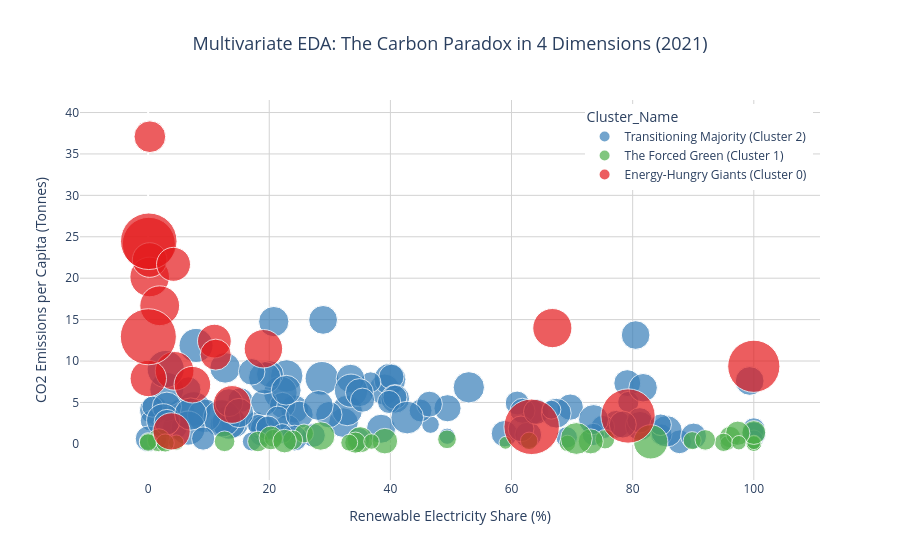

Source (notebook cell):
### Markdown cell above
## 4.2 Multivariate Visualization: 4D Interactive Bubble Chart

To explore the multivariate relationships underlying the Carbon Paradox prior to formal formal modeling, an interactive four-dimensional bubble chart is constructed using Plotly. This visualization supersedes traditional two-dimensional scatter plots by simultaneously mapping renewable electricity share (x-axis), CO2 emissions per capita (y-axis), energy intensity (bubble size), and categorical cluster assignments (color). This methodology allows for an intuitive, granular inspection of individual country profiles through hover interactions, ensuring that complex non-linear dynamics are visually parsed before applying algorithmic classification.

### Code cell
import plotly.express as px

# Create an interactive 4D Bubble Chart for EDA
fig_bubble = px.scatter(
    df_clustering_2021,
    x='Renewable_Elec_Share',
    y='CO2_Per_Capita',
    size='Energy_Intensity',
    color='Cluster_Name',
    hover_name='Entity',
    color_discrete_map={
        'Energy-Hungry Giants (Cluster 0)': '#e41a1c',
        'The Forced Green (Cluster 1)': '#4daf4a',
        'Transitioning Majority (Cluster 2)': '#377eb8'
    },
    size_max=40,
    opacity=0.7,
    title="Multivariate EDA: The Carbon Paradox in 4 Dimensions (2021)",
    labels={
        'Renewable_Elec_Share': 'Renewable Electricity Share (%)',
        'CO2_Per_Capita': 'CO2 Emissions per Capita (Tonnes)'
    }
)

fig_bubble.update_layout(
    title=dict(font=dict(size=18), x=0.5),
    xaxis=dict(showgrid=True, gridcolor='lightgray'),
    yaxis=dict(showgrid=True, gridcolor='lightgray'),
    plot_bgcolor='white',
    legend=dict(yanchor="top", y=0.99, xanchor="right", x=0.99)
)

fig_bubble.show()

### Figure 1 — Plotly figure (JSON) as saved in the notebook; plotly's stock layout.template omitted (floating-point values rounded to 4 significant figures)
{"data": [{"hovertemplate": "<b>%{hovertext}</b><br><br>Cluster_Name=Transitioning Majority (Cluster 2)<br>Renewable Electricity Share (%)=%{x}<br>CO2 Emissions per Capita (Tonnes)=%{y}<br>Energy_Intensity=%{marker.size}<extra></extra>", "hovertext": ["Afghanistan", "Albania", "Algeria", "Argentina", "Armenia", "Australia", "Austria", "Azerbaijan", "Bangladesh", "Barbados", "Belarus", "Belgium", "Bolivia", "Bosnia and Herzegovina", "Botswana", "Brazil", "Bulgaria", "Cambodia", "Cape Verde", "Chile", "China", "Colombia", "Comoros", "Costa Rica", "Croatia", "Cuba", "Cyprus", "Czechia", "Denmark", "Dominica", "Dominican Republic", "Ecuador", "Egypt", "El Salvador", "Equatorial Guinea", "Estonia", "Finland", "France", "Gabon", "Georgia", "Germany", "Ghana", "Greece", "Guatemala", "Honduras", "Hong Kong", "Hungary", "India", "Indonesia", "Iraq", "Ireland", "Israel", "Italy", "Jamaica", "Japan", "Jordan", "Kyrgyzstan", "Laos", "Latvia", "Lebanon", "Lithuania", "Luxembourg", "Malaysia", "Malta", "Mauritius", "Mexico", "Moldova", "Montenegro", "Morocco", "Nepal", "Netherlands", "New Zealand", "Nicaragua", "North Macedonia", "Norway", "Pakistan", "Palestine", "Panama", "Paraguay", "Peru", "Philippines", "Poland", "Portugal", "Romania", "Saint Lucia", "Sao Tome and Principe", "Serbia", "Seychelles", "Singapore", "Slovakia", "Slovenia", "South Korea", "Spain", "Sri Lanka", "Sweden", "Switzerland", "Tajikistan", "Thailand", "Tunisia", "Turkey", "United Kingdom", "United States", "Uruguay", "Uzbekistan", "Vietnam", "World", "Yemen"], "legendgroup": "Transitioning Majority (Cluster 2)", "marker": {"color": "#377eb8", "opacity": 0.7, "size": [0.8399, 0.7311, 1.222, 1.167, 1.3, 1.226, 1.07, 1.179, 0.61, 1.761, 1.695, 1.554, 1.251, 1.439, 0.6284, 1.156, 1.657, 1.034, 0.7762, 1.09, 1.675, 0.8189, 0.9816, 0.5871, 1.022, 0.9212, 0.9202, 1.393, 0.6652, 1.095, 0.6548, 1.252, 0.7575, 0.6782, 1.378, 1.516, 1.447, 0.9972, 0.4619, 0.953, 0.9369, 0.7316, 1.214, 0.7346, 1.06, 0.6592, 1.041, 0.9738, 0.6609, 1.267, 0.6254, 0.9231, 0.8664, 1.655, 1.064, 1.053, 1.467, 1.328, 0.8572, 1.654, 0.8427, 1.215, 1.55, 2.069, 0.8663, 1.114, 1.724, 0.9267, 0.8725, 0.5299, 1.206, 1.201, 0.6792, 1.03, 1.219, 0.834, 0.9774, 1.084, 0.8396, 0.9844, 0.5784, 1.043, 0.9614, 0.7721, 1.643, 0.7991, 1.63, 1.157, 2.047, 1.32, 1.163, 1.714, 0.994, 0.3903, 1.316, 0.5293, 0.9938, 1.266, 0.9723, 0.8632, 0.7925, 1.359, 0.6874, 1.546, 1.585, 1.318, 0.5348], "sizemode": "area", "sizeref": 0.002956, "symbol": "circle"}, "mode": "markers", "name": "Transitioning Majority (Cluster 2)", "orientation": "v", "showlegend": true, "type": "scatter", "x": [87.74, 100.0, 0.9463, 24.19, 32.25, 28.89, 79.11, 5.47, 1.411, 7.547, 3.079, 22.89, 38.45, 39.0, 0.4016, 77.37, 21.83, 58.83, 18.6, 49.43, 28.69, 75.07, 0.0, 100.0, 69.69, 4.431, 15.23, 12.72, 79.28, 14.29, 17.78, 81.2, 12.1, 84.72, 32.87, 39.92, 52.95, 22.19, 46.62, 81.17, 40.17, 34.78, 40.8, 73.5, 62.76, 0.7178, 19.14, 19.01, 18.17, 3.096, 36.73, 6.658, 40.75, 13.33, 20.12, 22.99, 85.6, 73.54, 63.59, 9.284, 60.93, 80.49, 19.25, 12.16, 21.4, 24.98, 6.607, 61.8, 19.81, 100.0, 33.4, 81.72, 69.12, 29.84, 99.32, 27.3, 24.18, 78.36, 100.0, 61.57, 22.13, 17.09, 64.08, 44.98, 2.5, 9.091, 33.5, 13.33, 2.904, 22.79, 34.89, 7.914, 46.45, 49.37, 67.38, 66.59, 90.06, 15.01, 3.105, 35.4, 39.78, 20.74, 84.62, 7.027, 42.77, 28.1, 17.12], "xaxis": "x", "y": [0.2467, 1.803, 4.067, 4.197, 2.561, 14.97, 7.333, 3.742, 0.5877, 4.218, 6.579, 8.204, 1.823, 6.554, 2.783, 2.37, 6.16, 1.224, 1.142, 4.298, 7.911, 2.027, 0.609, 1.515, 4.434, 2.027, 5.276, 9.176, 5.055, 2.398, 2.64, 2.159, 2.405, 1.115, 4.03, 7.802, 6.825, 4.65, 2.333, 2.838, 8.101, 0.6321, 5.438, 1.136, 1.075, 4.494, 4.978, 1.892, 2.287, 4.484, 7.452, 6.592, 5.624, 2.577, 8.422, 1.915, 1.516, 2.93, 3.828, 3.406, 4.93, 13.13, 7.973, 3.073, 3.101, 3.501, 1.905, 3.993, 1.902, 0.5254, 7.89, 6.773, 0.7724, 3.521, 7.592, 1.017, 0.701, 2.335, 1.225, 1.808, 1.24, 8.693, 3.878, 4.026, 2.832, 0.6437, 6.42, 4.975, 9.033, 6.477, 6.187, 11.88, 4.793, 0.9173, 3.703, 4.123, 0.9415, 3.724, 2.617, 5.276, 5.059, 14.76, 2.305, 3.597, 3.176, 4.635, 0.2856], "yaxis": "y"}, {"hovertemplate": "<b>%{hovertext}</b><br><br>Cluster_Name=The Forced Green (Cluster 1)<br>Renewable Electricity Share (%)=%{x}<br>CO2 Emissions per Capita (Tonnes)=%{y}<br>Energy_Intensity=%{marker.size}<extra></extra>", "hovertext": ["Angola", "Benin", "Burkina Faso", "Burundi", "Cameroon", "Central African Republic", "Chad", "Congo", "Cote d'Ivoire", "Democratic Republic of Congo", "Djibouti", "Eswatini", "Ethiopia", "Gambia", "Guinea", "Guinea-Bissau", "Haiti", "Kenya", "Lesotho", "Liberia", "Madagascar", "Malawi", "Mali", "Mauritania", "Mozambique", "Myanmar", "Namibia", "Niger", "Nigeria", "Rwanda", "Senegal", "Sierra Leone", "Tanzania", "Togo", "Uganda", "Zambia", "Zimbabwe"], "legendgroup": "The Forced Green (Cluster 1)", "marker": {"color": "#4daf4a", "opacity": 0.7, "size": [0.5589, 0.7865, 0.6302, 0.3946, 0.4507, 0.3819, 0.3505, 0.5317, 0.5818, 0.3601, 1.012, 0.6811, 0.2838, 0.4597, 0.9256, 0.4541, 0.6316, 0.4816, 0.8433, 0.6624, 0.4227, 0.3167, 0.9668, 1.201, 1.737, 0.5177, 0.872, 0.4896, 0.4665, 0.2444, 0.8351, 0.4953, 0.3556, 0.821, 0.3099, 0.6238, 1.497], "sizemode": "area", "sizeref": 0.002956, "symbol": "circle"}, "mode": "markers", "name": "The Forced Green (Cluster 1)", "orientation": "v", "showlegend": true, "type": "scatter", "x": [75.43, 1.77, 18.13, 69.23, 62.9, 100.0, 4.651, 25.74, 23.88, 100.0, 35.0, 96.08, 100.0, 0.0, 73.08, 0.0, 12.62, 89.82, 100.0, 34.21, 33.2, 95.63, 39.09, 28.48, 82.98, 49.35, 97.35, 2.817, 20.66, 59.0, 20.27, 95.0, 36.88, 22.54, 97.53, 91.99, 70.71], "xaxis": "x", "y": [0.5565, 0.4328, 0.2877, 0.05952, 0.3616, 0.07167, 0.1498, 1.255, 0.4611, 0.04329, 0.4973, 0.8199, 0.1466, 0.2816, 0.2967, 0.1655, 0.3083, 0.3869, 1.369, 0.1488, 0.143, 0.08393, 0.3302, 0.9503, 0.2435, 0.5485, 1.284, 0.1056, 0.6762, 0.1272, 0.7154, 0.1833, 0.2814, 0.3302, 0.1357, 0.4769, 0.6471], "yaxis": "y"}, {"hovertemplate": "<b>%{hovertext}</b><br><br>Cluster_Name=Energy-Hungry Giants (Cluster 0)<br>Renewable Electricity Share (%)=%{x}<br>CO2 Emissions per Capita (Tonnes)=%{y}<br>Energy_Intensity=%{marker.size}<extra></extra>", "hovertext": ["Bahrain", "Canada", "Iceland", "Iran", "Kazakhstan", "Kuwait", "Libya", "Mongolia", "North Korea", "Oman", "Qatar", "Russia", "Saudi Arabia", "South Africa", "Syria", "Trinidad and Tobago", "Turkmenistan", "Ukraine", "United Arab Emirates", "Venezuela"], "legendgroup": "Energy-Hungry Giants (Cluster 0)", "marker": {"color": "#e41a1c", "opacity": 0.7, "size": [4.163, 2.267, 4.03, 2.213, 1.685, 2.318, 1.959, 1.426, 4.554, 2.343, 1.483, 2.187, 1.778, 1.982, 2.049, 4.729, 4.643, 2.109, 1.709, 4.357], "sizemode": "area", "sizeref": 0.002956, "symbol": "circle"}, "mode": "markers", "name": "Energy-Hungry Giants (Cluster 0)", "orientation": "v", "showlegend": true, "type": "scatter", "x": [0.118, 66.74, 100.0, 4.377, 10.94, 0.2599, 0.02874, 11.16, 63.32, 1.913, 0.2896, 19.03, 0.2545, 7.308, 3.869, 0.1079, 0.03521, 13.85, 4.193, 79.24], "xaxis": "x", "y": [24.15, 13.98, 9.367, 8.813, 12.4, 20.15, 7.892, 10.77, 2.057, 16.67, 37.08, 11.48, 22.2, 7.145, 1.503, 24.46, 12.93, 4.755, 21.67, 3.361], "yaxis": "y"}], "layout": {"legend": {"itemsizing": "constant", "title": {"text": "Cluster_Name"}, "tracegroupgap": 0, "x": 0.99, "xanchor": "right", "y": 0.99, "yanchor": "top"}, "plot_bgcolor": "white", "title": {"font": {"size": 18}, "text": "Multivariate EDA: The Carbon Paradox in 4 Dimensions (2021)", "x": 0.5}, "xaxis": {"anchor": "y", "domain": [0, 1], "gridcolor": "lightgray", "showgrid": true, "title": {"text": "Renewable Electricity Share (%)"}}, "yaxis": {"anchor": "x", "domain": [0, 1], "gridcolor": "lightgray", "showgrid": true, "title": {"text": "CO2 Emissions per Capita (Tonnes)"}}}}
